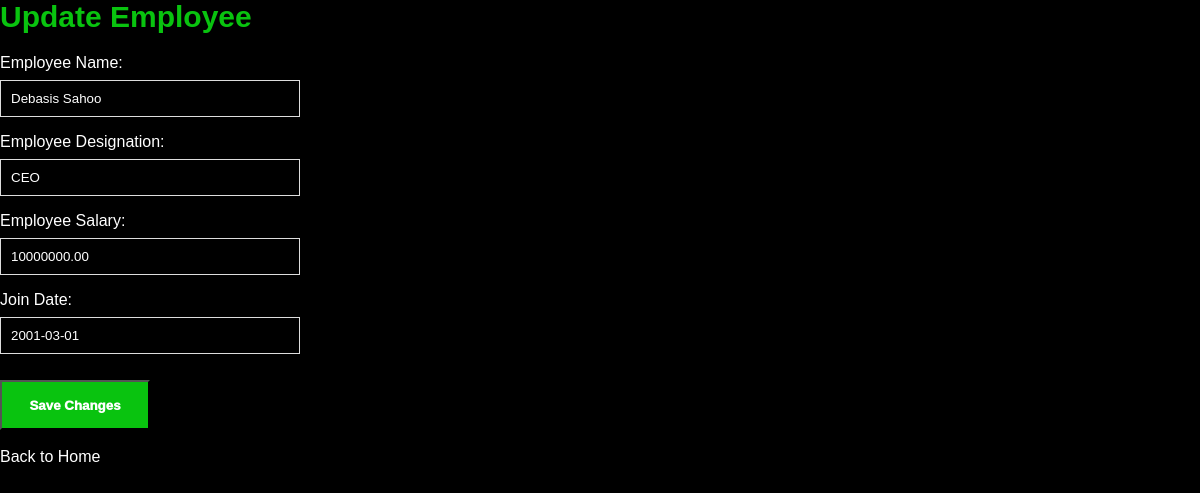
The app's page /update/1/ with its own data.
### employees/models.py (models this page shows, shortened)
class Employee(models.Model):
    name = models.CharField(max_length=255)
    employee_id = models.AutoField(primary_key=True)
    designation = models.CharField(max_length=255)
    salary = models.DecimalField(max_digits=10, decimal_places=2)
    join_date = models.DateField()

### employees/views.py (the view)
# urls.py: path('update/<int:employee_id>/', views.update_employee, name='update_employee'),
def update_employee(request, employee_id):
    employee = get_object_or_404(Employee, employee_id=employee_id)
    if request.method == 'POST':
        form = EmployeeForm(request.POST, instance=employee)
        if form.is_valid():
            form.save()
            return redirect('index')
    else:
        form = EmployeeForm(instance=employee)
    return render(request, 'employees/update_employee.html', {'form': form, 'employee': employee})

### employees/forms.py
class EmployeeForm(forms.ModelForm):
    class Meta:
        model = Employee
        fields = '__all__'
        widgets = {
            'name': forms.TextInput(attrs={'placeholder': 'Enter employee name'}),
            'designation': forms.TextInput(attrs={'placeholder': 'Enter employee designation'}),
            'salary': forms.NumberInput(attrs={'placeholder': 'Enter employee salary'}),
            'join_date': forms.DateInput(attrs={'placeholder': 'YYYY-MM-DD'}),
        }
        labels = {
            'name': 'Employee Name',
            'designation': 'Employee Designation',
            'salary': 'Employee Salary',
            'join_date': 'Join Date',
        }

### templates/employees/update_employee.html (shortened to what this page needs)
{% load static %}
<!DOCTYPE html>
<html lang="en">
<head>
    <link
      rel="stylesheet"
      type="text/css"
      href="{% static 'employees/css/update.css' %}"
    />
</head>
<body>
<h1>Update Employee</h1>
<form method="post">
    {{ form.as_p }}
    <button type="submit">Save Changes</button>
</form>
<br>
<a href="{% url 'index' %}">Back to Home</a>
</body>
</html>

### employees/static/employees/css/update.css (style rules this page uses)
* { margin: 0; padding: 0; }
body { background-color: black; font-family: 'Arial', sans-serif; color: #ffffff; }
h1 { font-size: 30px; }
form { width: 50%; margin-top: 20px; }
form label { display: block; margin-bottom: 8px; color: #ffffff; transition: color 0.3s ease-in-out; }
form input, form select { width: 50%; padding: 10px; margin-bottom: 16px; box-sizing: border-box; border: 1px solid #ddd; background-color: black; color: #ffffff; transition: border-color 0.3s ease-in-out, background-color 0.3s ease-in-out, color 0.3s ease-in-out; }
button { background-color: #09c30f; height: 50px; width: 150px; color: white; font-weight: 1000; margin-top: 10px; transition: background-color 0.3s ease-in-out; }
a { text-decoration: none; color: white; transition: color 0.3s ease-in-out; }

### records on screen
Employee: name "Debasis Sahoo", designation "CEO", salary "10000000.00", join_date "2001-03-01"
